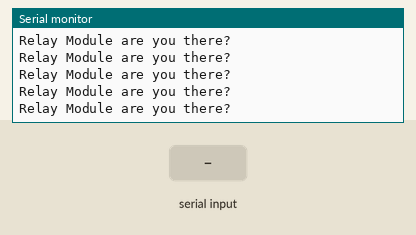
Simulated run of this sketch. Board: Arduino Uno, built with avr-gcc and run on an emulated ATmega328P. Shown: the last lines printed to the serial monitor. The test bench sets the inputs (shaded band).

Above: at 1.0 s.
1.1 s: "1" received over the second serial link
At 1.9 s:
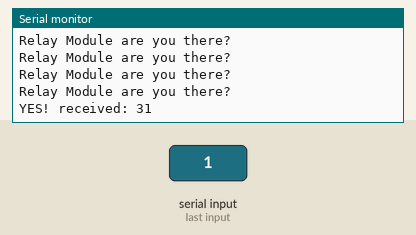
At 2.9 s:
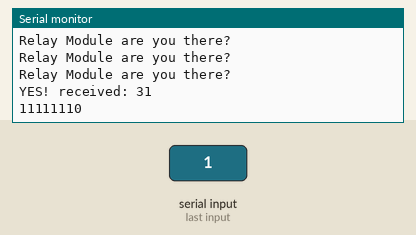
Timing chart, 0 to 4.4 s (numbered marks = the images above; inputs shaded):
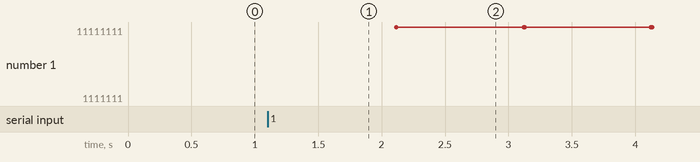

The sketch:

Serial_Relay_Module2.ino
```cpp
// ICStation 8 Channel MICRO USB Relay Module 5V ICSE014A
// http://www.icstation.com/icstation-channel-micro-relay-module-icse014a-p-5185.html
//
// I bought the above product from IC Station and could not immediately find example code,
// so I decided to share this.
// Your fellow maker,
// Hari Wiguna

// v2 this one only works (I think it's because only one relay is on at one time)

// Use software serial library so we won't affect the relay module while uploading sketch
#include <SoftwareSerial.h>
SoftwareSerial mySerial(10, 11); // RX, TX.  Connect pin 11 to the RX on the relay module.

// module always sends the states of ALL relays at once, so we'll keep all current states here.
int bitPattern = 0xFF; // all bits on = off

void setup()
{
  Serial.begin(9600); // Open built-in RX/TX for debugging purpose.
  mySerial.begin(9600); // This is RX/TX for the relay modeul

  while (!mySerial.available()) {
    delay(100);
    Serial.println("Relay Module are you there?");
    mySerial.write( (byte)0x50 ); // Relay module will send back acknowledgement
  }
  char c = mySerial.read(); // ICSE012A=0xAB, ICSE013A=0xAD, ICSE014A=0xAC
  Serial.print("YES! received: ");
  Serial.println(c,HEX);
  delay(1000);

//  bitPattern = 0xFF;
//  Serial.print( "Send pattern to relays: ");
//  Serial.println( bitPattern, BIN);
//  mySerial.write( (byte)0x51);
//  mySerial.write(bitPattern);
//  delay(1000);

//  bitPattern = 0xFF -16 -32 ; //-4 -8; // -1 -2 -4;
//  Serial.print( "Send pattern to relays: ");
//  Serial.println( bitPattern, BIN);
//  mySerial.write( (byte)0x51); delay(50);
//  mySerial.write(bitPattern);
//  delay(1000);

// Switch(0, 1); delay(1000);
// Switch(1, 1); delay(1000);
// Switch(2, 1); delay(1000);
// Switch(3, 1); delay(1000);
// Switch(4, 1); delay(1000);
// Switch(5, 1); delay(1000);
// Switch(6, 1); delay(1000);
 //Switch(7, 0); delay(1000);
}

void loop() // run over and over
{
  OneAtATime();
  //AllOnAllOff();
}

void AllOnAllOff()
{
  byte pattern = 0x03;
  mySerial.write( (byte)0x51);
  mySerial.write(pattern);
  Serial.println(pattern, BIN);

  delay(500);
  mySerial.write( (byte)0x51);
  mySerial.write( (byte)0x00); // ON
  Serial.println(0x00, BIN);

  delay(1000);
}

void OneAtATime()
{
  for (int i = 0; i < 8; i++) {
    Switch(i, 0); // On
    delay(1000);
    Switch(i, 1); // Off
  }
}

void Switch(byte which, byte state)
{
  mySerial.write( (byte)0x51);
  if (state == 1)
    bitPattern = bitSet(bitPattern, which);
  else
    bitPattern = bitClear(bitPattern, which);

  Serial.println(bitPattern, BIN);
  mySerial.write( (byte)bitPattern);
}
```

Measured:
- after the input at 1.1 s, the serial monitor: prints a new line at once (image 1)
